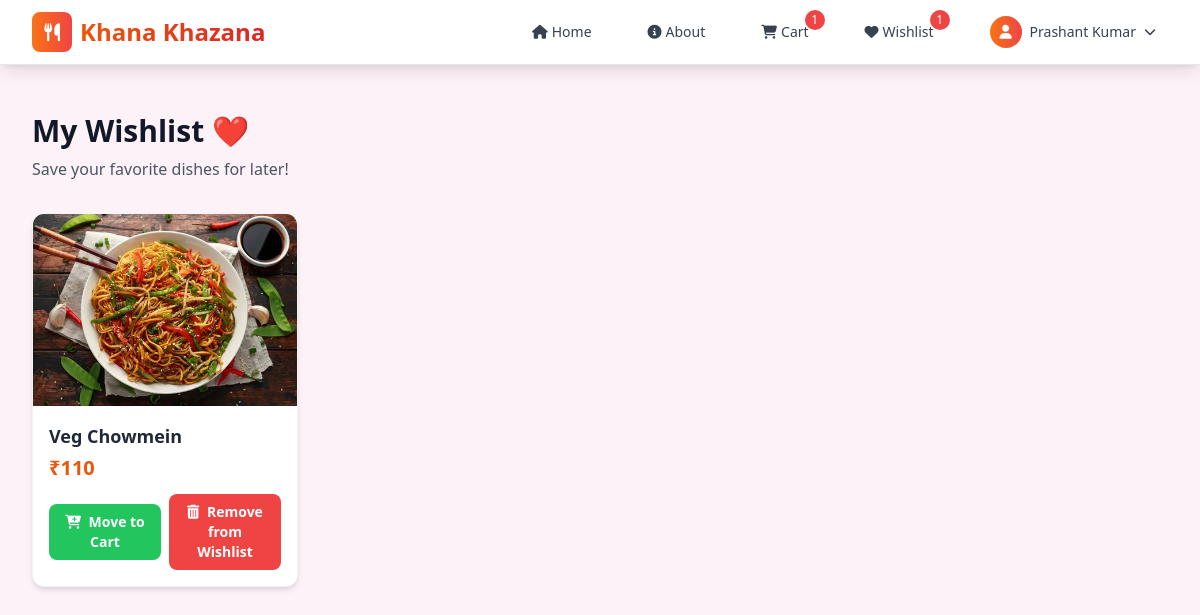
Page /user/wishlist.php (signed in) on the committed database.
### tables this page shows
CREATE TABLE `wishlist_items` (
  `id` int(11) NOT NULL,
  `user_id` int(11) NOT NULL,
  `menu_item_id` int(11) NOT NULL,
  `created_at` timestamp NOT NULL DEFAULT current_timestamp()
);

CREATE TABLE `menu_items` (
  `id` int(11) NOT NULL,
  `name` varchar(255) NOT NULL,
  `description` text DEFAULT NULL,
  `price` decimal(10,2) NOT NULL,
  `category` varchar(50) DEFAULT NULL,
  `stock_qty` int(11) DEFAULT 0,
  `image` varchar(255) DEFAULT NULL,
  `available` tinyint(1) DEFAULT 1
);

### user/wishlist.php (the view, shortened to what this page needs)
<?php
include '../include/header.php';
$query = $conn->prepare('SELECT * FROM wishlist_items WHERE user_id = ?');
$query->bind_param('i', $_SESSION['user_id']);
$query->execute();
$result = $query->get_result();
?>
<section class="min-h-screen bg-pink-50 py-12">
    <div class="max-w-7xl mx-auto px-4 sm:px-6 lg:px-8">
        <div class="mb-8">
            <h1 class="text-3xl font-bold text-gray-900 mb-2">My Wishlist ❤️</h1>
            <p class="text-gray-600">Save your favorite dishes for later!</p>
        </div>
        <?php if ($result->num_rows === 0): ?>
            <div class="bg-white rounded-2xl shadow-lg p-12 text-center">
                <div class="inline-flex items-center justify-center w-20 h-20 bg-pink-100 rounded-full mb-6">
                    <i class="fas fa-heart-broken text-pink-400 text-3xl"></i>
                </div>
                <h2 class="text-2xl font-semibold text-gray-900 mb-4">Your Wishlist is empty</h2>
                <p class="text-gray-600 mb-8 max-w-md mx-auto">
                    Browse our menu and click the ♥ icon to save dishes you love!
                </p>
                <a href="index.php"
                    class="inline-flex items-center px-6 py-3 bg-gradient-to-r from-pink-500 to-red-500 hover:from-pink-600 hover:to-red-600 text-white font-semibold rounded-lg shadow-lg hover:shadow-xl transition-all duration-300 transform hover:-translate-y-0.5">
                    <i class="fas fa-utensils mr-2"></i>
                    Explore Menu
                </a>
            </div>
        <?php else: ?>
            <div class="grid grid-cols-1 sm:grid-cols-2 md:grid-cols-3 lg:grid-cols-4 gap-6">
                <?php while ($row = $result->fetch_assoc()):
                    $menu_item_id = $row['menu_item_id'];
                    $menu_query = $conn->prepare('SELECT name, price, image FROM menu_items WHERE id = ?');
                    $menu_query->bind_param('i', $menu_item_id);
                    $menu_query->execute();
                    $menu_result = $menu_query->get_result();
                    $menu_item = $menu_result->fetch_assoc();
                    ?>
                    <div
                        class="bg-white rounded-xl shadow-md overflow-hidden hover:shadow-lg transition duration-200 border border-gray-100">
                        <img src="../assets/images/<?= htmlspecialchars($menu_item['image']); ?>"
                            alt="<?= htmlspecialchars($menu_item['name']); ?>" class="h-48 w-full object-cover">
                        <div class="p-4">
                            <h3 class="text-lg font-semibold text-gray-800 mb-1"><?= htmlspecialchars($menu_item['name']); ?>
                            </h3>
                            <p class="text-orange-600 font-bold text-xl mb-3">₹<?= number_format($menu_item['price']); ?></p>
                            <div class="flex items-center justify-between space-x-2">
                                <form action="add_cart.php" method="POST" class="w-1/2">
                                    <button type="submit"
                                        class="w-full px-4 py-2 bg-green-500 hover:bg-green-600 text-white text-sm font-semibold rounded-lg transition duration-200">
                                        <i class="fas fa-cart-plus mr-1"></i> Move to Cart
                                    </button>
                                </form>
                                <form action="add_wishlist.php" method="POST" class="w-1/2">
                                    <button type="submit"
                                        class="w-full px-4 py-2 bg-red-500 hover:bg-red-600 text-white text-sm font-semibold rounded-lg transition duration-200">
                                        <i class="fas fa-trash-alt mr-1"></i> Remove from Wishlist
                                    </button>
                                </form>
                            </div>
                        </div>
                    </div>
                <?php endwhile; ?>
            </div>
        <?php endif; ?>
    </div>
</section>
<?php include '../include/footer.php'; ?>

### rows in the picture
wishlist_items: menu_item.image (picture), menu_item.name "Veg Chowmein", menu_item.price "110"

### other values in the picture
$cart_count "1"
$wishlist_count "1"
$_SESSION['username'] "Prashant Kumar"
